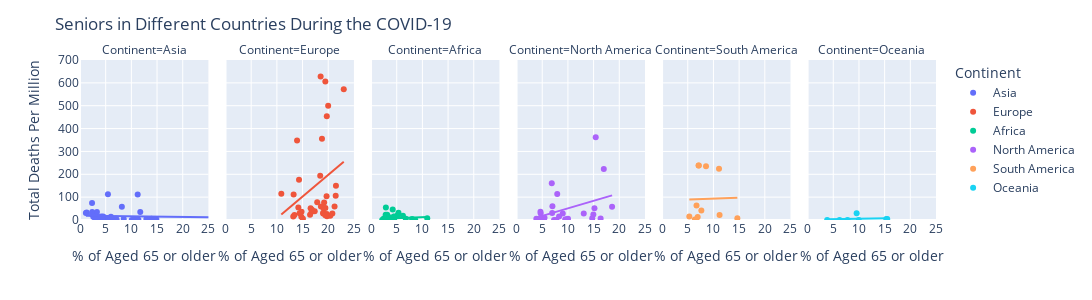

Write notebook code for a chart like this one.
### Code cell
import plotly.express as px
from plotly.subplots import make_subplots
import plotly.graph_objects as go

fig = px.scatter(countries_data_number_index, x="% of Aged 65 or older",y="Total Deaths Per Million", color="Continent",
                hover_name="Country",trendline="ols",facet_col="Continent",size_max=45,range_x=[0,25],range_y=[0,700])

fig.update_layout(
  title='Seniors in Different Countries During the COVID-19',
  autosize=False, width = 1800, height=300
)
fig.update_yaxes(tick0=0, dtick=100)
fig.update_xaxes(tick0=0, dtick=5)

fig.show()

### Figure 1 — Plotly figure (JSON) as saved in the notebook; plotly's stock layout.template omitted (floating-point values rounded to 4 significant figures)
{"data": [{"hovertemplate": "<b>%{hovertext}</b><br><br>Continent=Asia<br>% of Aged 65 or older=%{x}<br>Total Deaths Per Million=%{y}<extra></extra>", "hovertext": ["Afghanistan", "Armenia", "Azerbaijan", "Bahrain", "Bangladesh", "Bhutan", "Brunei", "Cambodia", "China", "Georgia", "India", "Indonesia", "Iran", "Iraq", "Israel", "Japan", "Jordan", "Kazakhstan", "Kuwait", "Kyrgyzstan", "Laos", "Lebanon", "Malaysia", "Maldives", "Mongolia", "Myanmar", "Nepal", "Oman", "Pakistan", "Palestine", "Philippines", "Qatar", "Saudi Arabia", "Singapore", "South Korea", "Sri Lanka", "Syria", "Taiwan", "Tajikistan", "Thailand", "Timor", "Turkey", "United Arab Emirates", "Uzbekistan", "Vietnam", "Yemen"], "legendgroup": "Asia", "marker": {"color": "#636efa", "symbol": "circle"}, "mode": "markers", "name": "Asia", "orientation": "v", "showlegend": true, "type": "scatter", "x": [2.581, 11.23, 6.018, 2.372, 5.098, 4.885, 4.591, 4.412, 10.64, 14.86, 5.989, 5.319, 5.44, 3.186, 11.73, 27.05, 3.81, 6.991, 2.345, 4.489, 4.029, 8.514, 6.293, 4.12, 4.031, 5.732, 5.809, 2.355, 4.495, 3.043, 4.803, 1.307, 3.295, 12.92, 13.91, 10.07, null, null, 3.466, 11.37, 3.556, 8.153, 1.144, 4.469, 7.15, 2.922], "xaxis": "x", "y": [14.62, 112.0, 14.6, 35.26, 8.653, 0, 6.857, 0, 3.223, 3.509, 9.604, 8.88, 113.2, 25.18, 35.24, 7.527, 0.882, 6.284, 74.7, 5.671, 0, 4.688, 3.738, 14.8, 0, 0.11, 0.755, 25.07, 15.85, 0.98, 10.49, 32.63, 35.33, 4.444, 5.461, 0.514, 0.4, 0.294, 5.452, 0.831, 0, 58.42, 30.43, 0.568, 0, 8.516], "yaxis": "y"}, {"hovertemplate": "<b>OLS trendline</b><br>Total Deaths Per Million = -0.284592 * % of Aged 65 or older + 18.7427<br>R<sup>2</sup>=0.002511<br><br>Continent=Asia<br>% of Aged 65 or older=%{x}<br>Total Deaths Per Million=%{y} <b>(trend)</b><extra></extra>", "legendgroup": "Asia", "marker": {"color": "#636efa", "symbol": "circle"}, "mode": "lines", "name": "Asia", "showlegend": false, "type": "scatter", "x": [1.144, 1.307, 2.345, 2.355, 2.372, 2.581, 2.922, 3.043, 3.186, 3.295, 3.466, 3.556, 3.81, 4.029, 4.031, 4.12, 4.412, 4.469, 4.489, 4.495, 4.591, 4.803, 4.885, 5.098, 5.319, 5.44, 5.732, 5.809, 5.989, 6.018, 6.293, 6.991, 7.15, 8.153, 8.514, 10.07, 10.64, 11.23, 11.37, 11.73, 12.92, 13.91, 14.86, 27.05], "xaxis": "x", "y": [18.42, 18.37, 18.08, 18.07, 18.07, 18.01, 17.91, 17.88, 17.84, 17.8, 17.76, 17.73, 17.66, 17.6, 17.6, 17.57, 17.49, 17.47, 17.47, 17.46, 17.44, 17.38, 17.35, 17.29, 17.23, 17.19, 17.11, 17.09, 17.04, 17.03, 16.95, 16.75, 16.71, 16.42, 16.32, 15.88, 15.71, 15.55, 15.51, 15.4, 15.07, 14.78, 14.51, 11.04], "yaxis": "y"}, {"hovertemplate": "<b>%{hovertext}</b><br><br>Continent=Europe<br>% of Aged 65 or older=%{x}<br>Total Deaths Per Million=%{y}<extra></extra>", "hovertext": ["Albania", "Andorra", "Austria", "Belarus", "Belgium", "Bosnia and Herzegovina", "Bulgaria", "Croatia", "Cyprus", "Czech Republic", "Denmark", "Estonia", "Faeroe Islands", "Finland", "France", "Germany", "Gibraltar", "Greece", "Guernsey", "Hungary", "Iceland", "Ireland", "Isle of Man", "Italy", "Jersey", "Kosovo", "Latvia", "Liechtenstein", "Lithuania", "Luxembourg", "Macedonia", "Malta", "Moldova", "Monaco", "Montenegro", "Netherlands", "Norway", "Poland", "Portugal", "Romania", "Russia", "San Marino", "Serbia", "Slovakia", "Slovenia", "Spain", "Sweden", "Switzerland", "Ukraine", "United Kingdom", "Vatican"], "legendgroup": "Europe", "marker": {"color": "#EF553B", "symbol": "circle"}, "mode": "markers", "name": "Europe", "orientation": "v", "showlegend": true, "type": "scatter", "x": [13.19, null, 19.2, 14.8, 18.57, 16.57, 20.8, 19.72, 13.42, 19.03, 19.68, 19.45, null, 21.23, 19.72, 21.45, null, 20.4, null, 18.58, 14.43, 13.93, null, 23.02, null, null, 19.75, null, 19.0, 14.31, 13.26, 19.43, 10.86, null, 14.76, 18.78, 16.82, 16.76, 21.5, 17.85, 14.18, null, 17.37, 15.07, 19.06, 19.44, 19.98, 18.44, 16.46, 18.52, null], "xaxis": "x2", "y": [14.94, 673.0, 76.39, 36.3, 836.6, 51.51, 28.64, 26.06, 21.69, 31.38, 103.6, 52.02, 0, 58.84, 454.0, 106.0, 0, 18.23, 193.9, 59.0, 29.3, 347.3, 282.2, 572.4, 306.7, 17.07, 15.9, 26.22, 27.92, 175.7, 111.8, 20.38, 115.0, 127.4, 14.33, 355.4, 45.01, 35.56, 149.9, 77.97, 54.83, 1238.0, 38.21, 5.129, 52.43, 605.8, 500.3, 194.1, 22.73, 627.4, 0], "yaxis": "y2"}, {"hovertemplate": "<b>OLS trendline</b><br>Total Deaths Per Million = 18.9556 * % of Aged 65 or older + -181.635<br>R<sup>2</sup>=0.064872<br><br>Continent=Europe<br>% of Aged 65 or older=%{x}<br>Total Deaths Per Million=%{y} <b>(trend)</b><extra></extra>", "legendgroup": "Europe", "marker": {"color": "#EF553B", "symbol": "circle"}, "mode": "lines", "name": "Europe", "showlegend": false, "type": "scatter", "x": [10.86, 13.19, 13.26, 13.42, 13.93, 14.18, 14.31, 14.43, 14.76, 14.8, 15.07, 16.46, 16.57, 16.76, 16.82, 17.37, 17.85, 18.44, 18.52, 18.57, 18.58, 18.78, 19.0, 19.03, 19.06, 19.2, 19.43, 19.44, 19.45, 19.68, 19.72, 19.72, 19.75, 19.98, 20.4, 20.8, 21.23, 21.45, 21.5, 23.02], "xaxis": "x2", "y": [24.3, 68.35, 69.72, 72.67, 82.38, 87.12, 89.66, 91.91, 98.19, 98.89, 104.0, 130.4, 132.4, 136.1, 137.2, 147.5, 156.7, 167.8, 169.4, 170.4, 170.5, 174.3, 178.6, 179.0, 179.7, 182.4, 186.6, 186.8, 187.1, 191.4, 192.1, 192.2, 192.8, 197.2, 205.0, 212.7, 220.8, 225.0, 225.9, 254.7], "yaxis": "y2"}, {"hovertemplate": "<b>%{hovertext}</b><br><br>Continent=Africa<br>% of Aged 65 or older=%{x}<br>Total Deaths Per Million=%{y}<extra></extra>", "hovertext": ["Algeria", "Angola", "Benin", "Botswana", "Burkina Faso", "Burundi", "Cameroon", "Cape Verde", "Central African Republic", "Chad", "Comoros", "Congo", "Cote d'Ivoire", "Democratic Republic of Congo", "Djibouti", "Egypt", "Equatorial Guinea", "Eritrea", "Ethiopia", "Gabon", "Gambia", "Ghana", "Guinea", "Guinea-Bissau", "Kenya", "Lesotho", "Liberia", "Libya", "Madagascar", "Malawi", "Mali", "Mauritania", "Mauritius", "Morocco", "Mozambique", "Namibia", "Niger", "Nigeria", "Rwanda", "Sao Tome and Principe", "Senegal", "Seychelles", "Sierra Leone", "Somalia", "South Africa", "South Sudan", "Sudan", "Swaziland", "Tanzania", "Togo", "Tunisia", "Uganda", "Western Sahara", "Zambia", "Zimbabwe"], "legendgroup": "Africa", "marker": {"color": "#00cc96", "symbol": "circle"}, "mode": "markers", "name": "Africa", "orientation": "v", "showlegend": true, "type": "scatter", "x": [6.211, 2.405, 3.244, 3.941, 2.409, 2.562, 3.165, 4.46, 3.655, 2.486, 2.963, 3.402, 2.933, 3.02, 4.213, 5.159, 2.846, 3.607, 3.526, 4.45, 2.339, 3.385, 3.135, 3.002, 2.686, 4.506, 3.057, 4.424, 2.929, 2.979, 2.519, 3.138, 10.95, 6.769, 3.158, 3.552, 2.553, 2.751, 2.974, 2.886, 3.008, 8.606, 2.538, 2.731, 5.344, 3.441, 3.548, 3.163, 3.108, 2.839, 8.001, 2.168, null, 2.48, 2.822], "xaxis": "x3", "y": [19.09, 0.243, 0.907, 0.425, 2.535, 0.084, 11.3, 14.39, 4.762, 4.505, 5.75, 5.074, 1.858, 1.385, 45.55, 20.58, 22.81, 0, 0.626, 15.28, 0.828, 2.735, 2.056, 8.638, 2.25, 0, 6.525, 1.455, 0.469, 0.418, 5.382, 23.23, 7.863, 5.771, 0.128, 0, 2.768, 2.455, 0.154, 54.75, 4.897, 0, 6.644, 5.537, 31.65, 3.037, 11.88, 4.31, 0.352, 1.57, 4.231, 0, 1.674, 0.598, 0.404], "yaxis": "y3"}, {"hovertemplate": "<b>OLS trendline</b><br>Total Deaths Per Million = 0.871036 * % of Aged 65 or older + 3.84335<br>R<sup>2</sup>=0.017160<br><br>Continent=Africa<br>% of Aged 65 or older=%{x}<br>Total Deaths Per Million=%{y} <b>(trend)</b><extra></extra>", "legendgroup": "Africa", "marker": {"color": "#00cc96", "symbol": "circle"}, "mode": "lines", "name": "Africa", "showlegend": false, "type": "scatter", "x": [2.168, 2.339, 2.405, 2.409, 2.48, 2.486, 2.519, 2.538, 2.553, 2.562, 2.686, 2.731, 2.751, 2.822, 2.839, 2.846, 2.886, 2.929, 2.933, 2.963, 2.974, 2.979, 3.002, 3.008, 3.02, 3.057, 3.108, 3.135, 3.138, 3.158, 3.163, 3.165, 3.244, 3.385, 3.402, 3.441, 3.526, 3.548, 3.552, 3.607, 3.655, 3.941, 4.213, 4.424, 4.45, 4.46, 4.506, 5.159, 5.344, 6.211, 6.769, 8.001, 8.606, 10.95], "xaxis": "x3", "y": [5.732, 5.881, 5.938, 5.942, 6.004, 6.009, 6.037, 6.054, 6.067, 6.075, 6.183, 6.222, 6.24, 6.301, 6.316, 6.322, 6.357, 6.395, 6.398, 6.424, 6.434, 6.438, 6.458, 6.463, 6.474, 6.506, 6.551, 6.574, 6.577, 6.594, 6.598, 6.6, 6.669, 6.792, 6.807, 6.841, 6.915, 6.934, 6.937, 6.985, 7.027, 7.276, 7.513, 7.697, 7.719, 7.728, 7.768, 8.337, 8.498, 9.253, 9.739, 10.81, 11.34, 13.38], "yaxis": "y3"}, {"hovertemplate": "<b>%{hovertext}</b><br><br>Continent=North America<br>% of Aged 65 or older=%{x}<br>Total Deaths Per Million=%{y}<extra></extra>", "hovertext": ["Anguilla", "Antigua and Barbuda", "Aruba", "Bahamas", "Barbados", "Belize", "Bermuda", "Bonaire Sint Eustatius and Saba", "British Virgin Islands", "Canada", "Cayman Islands", "Costa Rica", "Cuba", "Curacao", "Dominica", "Dominican Republic", "El Salvador", "Greenland", "Grenada", "Guatemala", "Haiti", "Honduras", "Jamaica", "Mexico", "Montserrat", "Nicaragua", "Panama", "Puerto Rico", "Saint Kitts and Nevis", "Saint Lucia", "Saint Vincent and the Grenadines", "Sint Maarten (Dutch part)", "Trinidad and Tobago", "Turks and Caicos Islands", "United States", "United States Virgin Islands"], "legendgroup": "North America", "marker": {"color": "#ab63fa", "symbol": "circle"}, "mode": "markers", "name": "North America", "orientation": "v", "showlegend": true, "type": "scatter", "x": [null, 6.933, 13.09, 8.996, 14.95, 3.853, null, null, null, 16.98, null, 9.468, 14.74, 16.37, null, 6.981, 8.273, null, 7.304, 4.694, 4.8, 4.652, 9.684, 6.857, null, 5.445, 7.918, 15.17, null, 9.721, 7.724, null, 10.01, null, 15.41, 18.6], "xaxis": "x4", "y": [0, 30.64, 28.1, 27.97, 24.36, 5.03, 144.5, 0, 33.07, 222.8, 15.22, 2.356, 7.504, 6.094, 0, 60.38, 15.11, 0, 0, 28.69, 7.718, 36.15, 3.377, 161.2, 200.0, 9.661, 114.3, 51.38, 0, 0, 0, 349.8, 5.716, 25.83, 361.7, 57.46], "yaxis": "y4"}, {"hovertemplate": "<b>OLS trendline</b><br>Total Deaths Per Million = 6.60171 * % of Aged 65 or older + -14.9485<br>R<sup>2</sup>=0.119478<br><br>Continent=North America<br>% of Aged 65 or older=%{x}<br>Total Deaths Per Million=%{y} <b>(trend)</b><extra></extra>", "legendgroup": "North America", "marker": {"color": "#ab63fa", "symbol": "circle"}, "mode": "lines", "name": "North America", "showlegend": false, "type": "scatter", "x": [3.853, 4.652, 4.694, 4.8, 5.445, 6.857, 6.933, 6.981, 7.304, 7.724, 7.918, 8.273, 8.996, 9.468, 9.684, 9.721, 10.01, 13.09, 14.74, 14.95, 15.17, 15.41, 16.37, 16.98, 18.6], "xaxis": "x4", "y": [10.49, 15.76, 16.04, 16.74, 21.0, 30.32, 30.82, 31.14, 33.27, 36.04, 37.32, 39.67, 44.44, 47.56, 48.98, 49.23, 51.16, 71.43, 82.35, 83.76, 85.19, 86.8, 93.1, 97.17, 107.8], "yaxis": "y4"}, {"hovertemplate": "<b>%{hovertext}</b><br><br>Continent=South America<br>% of Aged 65 or older=%{x}<br>Total Deaths Per Million=%{y}<extra></extra>", "hovertext": ["Argentina", "Bolivia", "Brazil", "Chile", "Colombia", "Ecuador", "Falkland Islands", "Guyana", "Paraguay", "Peru", "Suriname", "Uruguay", "Venezuela"], "legendgroup": "South America", "marker": {"color": "#FFA15A", "symbol": "circle"}, "mode": "markers", "name": "South America", "orientation": "v", "showlegend": true, "type": "scatter", "x": [11.2, 6.704, 8.552, 11.09, 7.646, 7.104, null, 5.305, 6.378, 7.151, 6.933, 14.65, 6.614], "xaxis": "x5", "y": [21.95, 63.39, 235.1, 224.7, 41.78, 238.0, 0, 15.26, 1.823, 238.4, 13.64, 7.197, 1.161], "yaxis": "y5"}, {"hovertemplate": "<b>OLS trendline</b><br>Total Deaths Per Million = 0.789989 * % of Aged 65 or older + 85.3282<br>R<sup>2</sup>=0.000399<br><br>Continent=South America<br>% of Aged 65 or older=%{x}<br>Total Deaths Per Million=%{y} <b>(trend)</b><extra></extra>", "legendgroup": "South America", "marker": {"color": "#FFA15A", "symbol": "circle"}, "mode": "lines", "name": "South America", "showlegend": false, "type": "scatter", "x": [5.305, 6.378, 6.614, 6.704, 6.933, 7.104, 7.151, 7.646, 8.552, 11.09, 11.2, 14.65], "xaxis": "x5", "y": [89.52, 90.37, 90.55, 90.62, 90.81, 90.94, 90.98, 91.37, 92.08, 94.09, 94.17, 96.91], "yaxis": "y5"}, {"hovertemplate": "<b>%{hovertext}</b><br><br>Continent=Oceania<br>% of Aged 65 or older=%{x}<br>Total Deaths Per Million=%{y}<extra></extra>", "hovertext": ["Australia", "Fiji", "French Polynesia", "Guam", "New Caledonia", "New Zealand", "Northern Mariana Islands", "Papua New Guinea"], "legendgroup": "Oceania", "marker": {"color": "#19d3f3", "symbol": "circle"}, "mode": "markers", "name": "Oceania", "orientation": "v", "showlegend": true, "type": "scatter", "x": [15.5, 6.224, 7.775, 9.551, 9.954, 15.32, null, 3.808], "xaxis": "x6", "y": [4, 0, 0, 29.62, 0, 4.562, 34.75, 0], "yaxis": "y6"}, {"hovertemplate": "<b>OLS trendline</b><br>Total Deaths Per Million = 0.372392 * % of Aged 65 or older + 1.83028<br>R<sup>2</sup>=0.022758<br><br>Continent=Oceania<br>% of Aged 65 or older=%{x}<br>Total Deaths Per Million=%{y} <b>(trend)</b><extra></extra>", "legendgroup": "Oceania", "marker": {"color": "#19d3f3", "symbol": "circle"}, "mode": "lines", "name": "Oceania", "showlegend": false, "type": "scatter", "x": [3.808, 6.224, 7.775, 9.551, 9.954, 15.32, 15.5], "xaxis": "x6", "y": [3.248, 4.148, 4.726, 5.387, 5.537, 7.536, 7.604], "yaxis": "y6"}], "layout": {"annotations": [{"font": {}, "showarrow": false, "text": "Continent=Asia", "x": 0.075, "xanchor": "center", "xref": "paper", "y": 1, "yanchor": "bottom", "yref": "paper"}, {"font": {}, "showarrow": false, "text": "Continent=Europe", "x": 0.245, "xanchor": "center", "xref": "paper", "y": 1, "yanchor": "bottom", "yref": "paper"}, {"font": {}, "showarrow": false, "text": "Continent=Africa", "x": 0.415, "xanchor": "center", "xref": "paper", "y": 1, "yanchor": "bottom", "yref": "paper"}, {"font": {}, "showarrow": false, "text": "Continent=North America", "x": 0.585, "xanchor": "center", "xref": "paper", "y": 1, "yanchor": "bottom", "yref": "paper"}, {"font": {}, "showarrow": false, "text": "Continent=South America", "x": 0.755, "xanchor": "center", "xref": "paper", "y": 1, "yanchor": "bottom", "yref": "paper"}, {"font": {}, "showarrow": false, "text": "Continent=Oceania", "x": 0.925, "xanchor": "center", "xref": "paper", "y": 1, "yanchor": "bottom", "yref": "paper"}], "autosize": false, "height": 300, "legend": {"title": {"text": "Continent"}, "tracegroupgap": 0}, "margin": {"t": 60}, "title": {"text": "Seniors in Different Countries During the COVID-19"}, "width": 1800, "xaxis": {"anchor": "y", "domain": [0, 0.15], "dtick": 5, "range": [0, 25], "tick0": 0, "title": {"text": "% of Aged 65 or older"}}, "xaxis2": {"anchor": "y2", "domain": [0.17, 0.32], "dtick": 5, "matches": "x", "range": [0, 25], "tick0": 0, "title": {"text": "% of Aged 65 or older"}}, "xaxis3": {"anchor": "y3", "domain": [0.34, 0.49], "dtick": 5, "matches": "x", "range": [0, 25], "tick0": 0, "title": {"text": "% of Aged 65 or older"}}, "xaxis4": {"anchor": "y4", "domain": [0.51, 0.66], "dtick": 5, "matches": "x", "range": [0, 25], "tick0": 0, "title": {"text": "% of Aged 65 or older"}}, "xaxis5": {"anchor": "y5", "domain": [0.68, 0.83], "dtick": 5, "matches": "x", "range": [0, 25], "tick0": 0, "title": {"text": "% of Aged 65 or older"}}, "xaxis6": {"anchor": "y6", "domain": [0.85, 1], "dtick": 5, "matches": "x", "range": [0, 25], "tick0": 0, "title": {"text": "% of Aged 65 or older"}}, "yaxis": {"anchor": "x", "domain": [0, 1], "dtick": 100, "range": [0, 700], "tick0": 0, "title": {"text": "Total Deaths Per Million"}}, "yaxis2": {"anchor": "x2", "domain": [0, 1], "dtick": 100, "matches": "y", "showticklabels": false, "tick0": 0}, "yaxis3": {"anchor": "x3", "domain": [0, 1], "dtick": 100, "matches": "y", "showticklabels": false, "tick0": 0}, "yaxis4": {"anchor": "x4", "domain": [0, 1], "dtick": 100, "matches": "y", "showticklabels": false, "tick0": 0}, "yaxis5": {"anchor": "x5", "domain": [0, 1], "dtick": 100, "matches": "y", "showticklabels": false, "tick0": 0}, "yaxis6": {"anchor": "x6", "domain": [0, 1], "dtick": 100, "matches": "y", "showticklabels": false, "tick0": 0}}}
